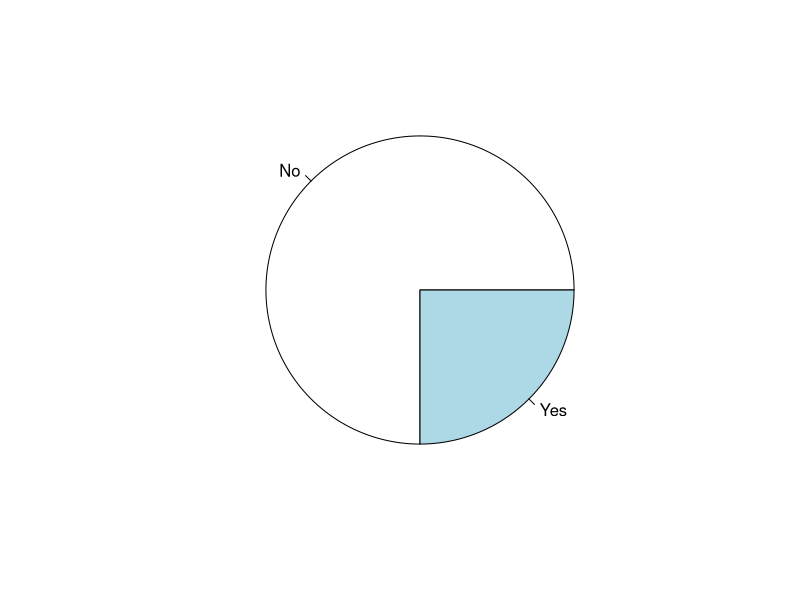
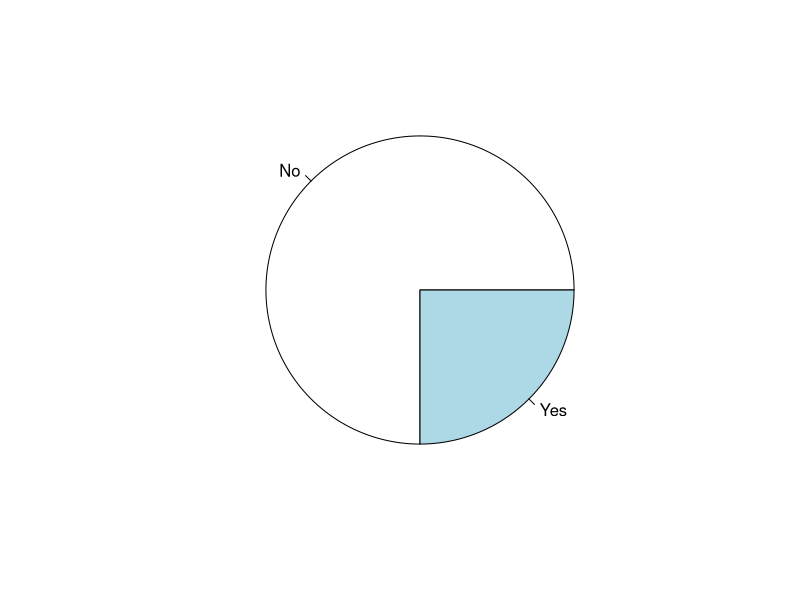
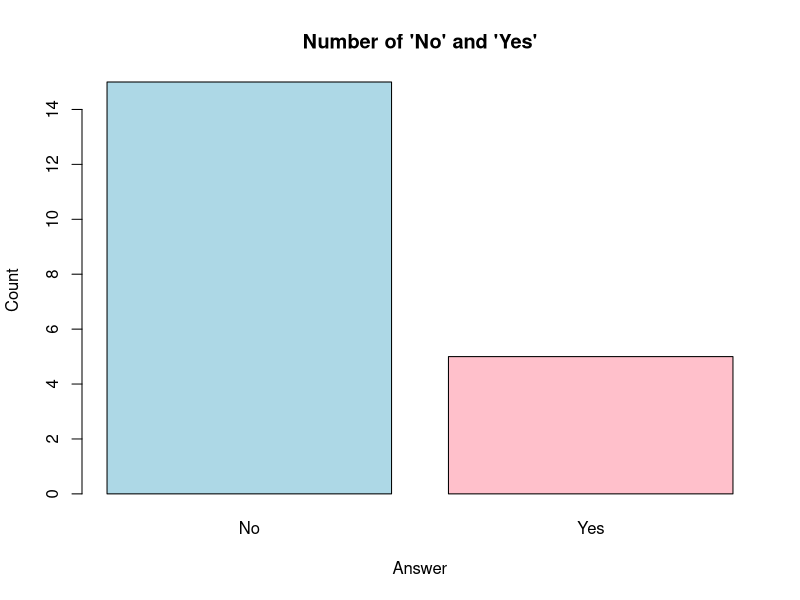

Generate these figures, in order, with R:
## ---- chunk 1
# CSVファイル 'chap4practice.csv' を読み込みます。chap4practice.csvというファイルがRの環境に読み込まれ、それをdatという変数に代入します。
dat <- read.csv("chap4practice.csv", header=T)
## ---- chunk 2
# データの構造を確認します。datというデータフレームの情報（列名、データ型、最初の数行のデータなど）が表示されます。
str(dat)
## ---- chunk 3
# 性別（dat$gender）とおもちゃの選択（dat$choice）との間のクロス集計表が作成されます。
table <- table(dat$gender, dat$choice)
## ---- chunk 4
# 作成したクロス集計表を表示します。
table

## ---- chunk 5
# chisq.test関数はχ2検定を実行する関数で、引数にクロス集計表を指定します。この検定により、性別とおもちゃの選択との間に統計的な関連性があるかどうかを判断します。
chisq.test(table)

## ---- chunk 6
# 'chap4sample1.csv'というCSVファイルを読み込み、それをx1という変数に格納します。
x1 <- read.csv("chap4sample1.csv", header=T) 
head(x1)
## ---- chunk 7
# x1というデータフレームの構造を確認します。どのような列があり、それぞれの列のデータ型は何か、データの先頭数行はどうなっているかなどが表示されます。
str(x1)
## ---- chunk 8
# Answer列のデータを因子（カテゴリ変数）として扱うために変換します。factor関数は元のデータの値の小さい順（0から1へ）にレベルを割り当て、その後にlabelsで指定した名前が適用されます。つまり、元のデータの0は'No'に、1は'Yes'に対応づけられます。
x1$Answer <- factor(x1$Answer, labels=c('No','Yes')) 
head(x1)
## ---- chunk 9
# Answer列のデータを元にクロス集計表を作成します。この表では、'No'と'Yes'の回答がそれぞれ何回あったかが表示されます。ここでは、'No'が15回、'Yes'が5回観測されたとしています。
x1table <- table(x1) 
x1table
## ---- chunk 10
# chisq.test関数を用いて、χ2検定を実行します。この結果から、観測データが期待する分布にどの程度適合しているかを評価します。
chisq.test(x1table) 
## ---- chunk 11
# 各カテゴリ（'No','Yes'）の数を直接指定して、χ2検定を実行します。ここでは、'No'が5回、'Yes'が15回観測されたとしています。
x1c <- c(5,15) 
x1c
## ---- chunk 12
chisq.test(x1c) 
## ---- chunk 13
# クロス集計表のデータを元に、円グラフを作成します。これにより、'No'と'Yes'の回答が全体に占める割合を視覚的に把握することができます。
pie(x1table) 
## ---- chunk 14
# まずはクロス集計表（'No'と'Yes'の出現回数を数えたもの）のデータを用いて、円グラフを作成します。円グラフは、'No'と'Yes'が全体の中でどの程度の割合を占めているかを視覚的に表現するのに便利です。しかし、円グラフでは各カテゴリ間（ここでは'No'と'Yes'）の具体的な数値差を精確に把握することは難しいのが一般的です。
pie(x1table) 
## ---- chunk 15
# 次に、同じクロス集計表のデータを使って、棒グラフを作成します。棒グラフは、各カテゴリ（ここでは'No'と'Yes'）の観測数を直感的に比較するのに適しています。そのため、'No'と'Yes'の出現回数の差を具体的に可視化したい場合には、棒グラフが有効です。この棒グラフでは、X軸に回答（'No'または'Yes'）、Y軸にその回答の数（観測数）を表示しています。なお、'barplot'関数はRの基本パッケージに含まれているため、追加のパッケージをインストールする必要はありません。
barplot(x1table, main="Number of 'No' and 'Yes'", xlab="Answer", ylab="Count", col=c("lightblue", "pink"))

## ---- chunk 16
# CSVファイル 'chap4sample2.csv' を読み込みます。
x2 <- read.csv("chap4sample2.csv", header=T) 
head(x2)
## ---- chunk 17
# データの構造を確認します。
str(x2)
## ---- chunk 18
# 性別と回答のクロス集計表を作成します。
x2table <- table(x2$gender, x2$answer)
x2table
## ---- chunk 19
# クロス集計表に対してχ2検定を実行します。
chisq.test(x2table) 
## ---- chunk 20
# クロス集計表を直接入力してχ2検定を実行します。
x2matrix <- matrix(c(14,6,5,15), ncol=2, byrow=T) 
rownames(x2matrix) <- c("F","M") 
colnames(x2matrix) <- c("Agree", "Disagree") 
x2matrix
chisq.test(x2matrix) 
## ---- chunk 21
# フィッシャーの直接確率を計算します。
fisher.test(x2table) 
## ---- chunk 22
# 'chap4sample3.csv'という名前のCSVファイルを読み込みます。
x3 <- read.csv("chap4sample3.csv", header=T)
## ---- chunk 23
# データの構造を確認します。
str(x3)
## ---- chunk 24
# データをクロス集計表形式に変換します。
x3table <- table(x3) 
## ---- chunk 25
# クロス集計表に対してマクネマー検定を実行します。
mcnemar.test(x3table, correct=T) 
